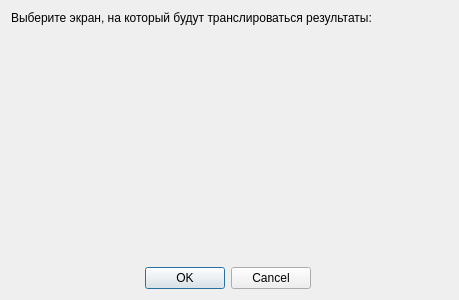
<?xml version="1.0" encoding="UTF-8"?>
<ui version="4.0">
 <class>Dialog</class>
 <widget class="QDialog" name="Dialog">
  <property name="geometry">
   <rect>
    <x>0</x>
    <y>0</y>
    <width>459</width>
    <height>300</height>
   </rect>
  </property>
  <property name="windowTitle">
   <string>Dialog</string>
  </property>
  <layout class="QVBoxLayout" name="verticalLayout">
   <item>
    <widget class="QLabel" name="label">
     <property name="text">
      <string>Выберите экран, на который будут транслироваться результаты:</string>
     </property>
    </widget>
   </item>
   <item>
    <spacer name="verticalSpacer">
     <property name="orientation">
      <enum>Qt::Vertical</enum>
     </property>
     <property name="sizeHint" stdset="0">
      <size>
       <width>20</width>
       <height>40</height>
      </size>
     </property>
    </spacer>
   </item>
   <item>
    <widget class="QDialogButtonBox" name="buttonBox">
     <property name="maximumSize">
      <size>
       <width>300</width>
       <height>16777215</height>
      </size>
     </property>
     <property name="orientation">
      <enum>Qt::Horizontal</enum>
     </property>
     <property name="standardButtons">
      <set>QDialogButtonBox::Cancel|QDialogButtonBox::Ok</set>
     </property>
    </widget>
   </item>
  </layout>
 </widget>
 <resources/>
 <connections>
  <connection>
   <sender>buttonBox</sender>
   <signal>accepted()</signal>
   <receiver>Dialog</receiver>
   <slot>accept()</slot>
   <hints>
    <hint type="sourcelabel">
     <x>248</x>
     <y>254</y>
    </hint>
    <hint type="destinationlabel">
     <x>157</x>
     <y>274</y>
    </hint>
   </hints>
  </connection>
  <connection>
   <sender>buttonBox</sender>
   <signal>rejected()</signal>
   <receiver>Dialog</receiver>
   <slot>reject()</slot>
   <hints>
    <hint type="sourcelabel">
     <x>316</x>
     <y>260</y>
    </hint>
    <hint type="destinationlabel">
     <x>286</x>
     <y>274</y>
    </hint>
   </hints>
  </connection>
 </connections>
</ui>
